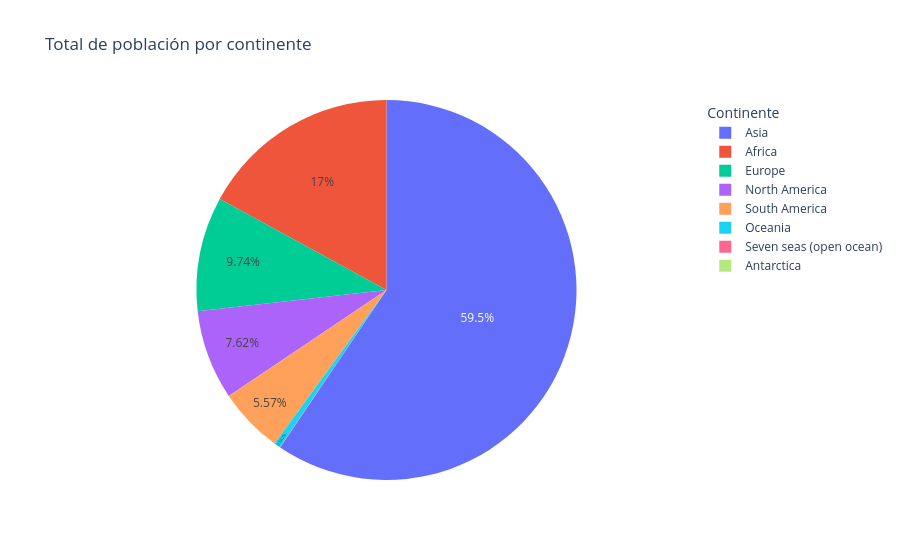

Write notebook code for a chart like this one.
### Markdown cell above
Un [gráfico de pastel](https://es.wikipedia.org/wiki/Gr%C3%A1fico_circular) representa porcentajes y porciones en secciones (*slices*) de un círculo. Son muy populares, pero también son criticados debido a la dificultad del cerebro humano de comparar áreas de sectores circulares, por lo que [algunos expertos recomiendan sustituirlos por otros tipos de gráficos como, por ejemplo, gráficos de barras](https://www.data-to-viz.com/caveat/pie.html).

En `plotly.express`, los gráficos de pastel se implementan con el método [`plotly.express.pie()`](https://plotly.github.io/plotly.py-docs/generated/plotly.express.pie.html). Se recomienda leer el [tutorial](https://plotly.com/python/pie-charts/).

### Code cell
# Cálculo de la suma de población por continente
poblacion_continente_suma = paises.groupby('CONTINENT')['POP_EST'].sum().sort_values(ascending=True).reset_index()

# Creación del gráfico de pastel
fig = px.pie(
    poblacion_continente_suma,
    names='CONTINENT',
    values='POP_EST',
    title='Total de población por continente',
    labels={'CONTINENT': 'Continente', 'POP_EST': 'Población (habitantes)'}
)

# Atributos globales de la figura
fig.update_layout(
    legend_title_text='Continente'
)

# Atributos de las propiedades visuales
fig.update_traces(textposition='inside', textinfo='percent')

# Despliegue del gráfico
mostrar(fig)

### Figure 1 — Plotly figure (JSON) as saved in the notebook; plotly's stock layout.template omitted (floating-point values rounded to 4 significant figures)
{"data": [{"domain": {"x": [0.0, 1.0], "y": [0.0, 1.0]}, "hovertemplate": "Continente=%{label}<br>Población (habitantes)=%{value}<extra></extra>", "labels": ["Antarctica", "Seven seas (open ocean)", "Oceania", "South America", "North America", "Europe", "Africa", "Asia"], "legendgroup": "", "name": "", "showlegend": true, "textinfo": "percent", "textposition": "inside", "type": "pie", "values": [4490.0, 1894000.0, 41590000.0, 427100000.0, 584800000.0, 747700000.0, 1308000000.0, 4562000000.0]}], "layout": {"legend": {"title": {"text": "Continente"}, "tracegroupgap": 0}, "title": {"text": "Total de población por continente"}}}
